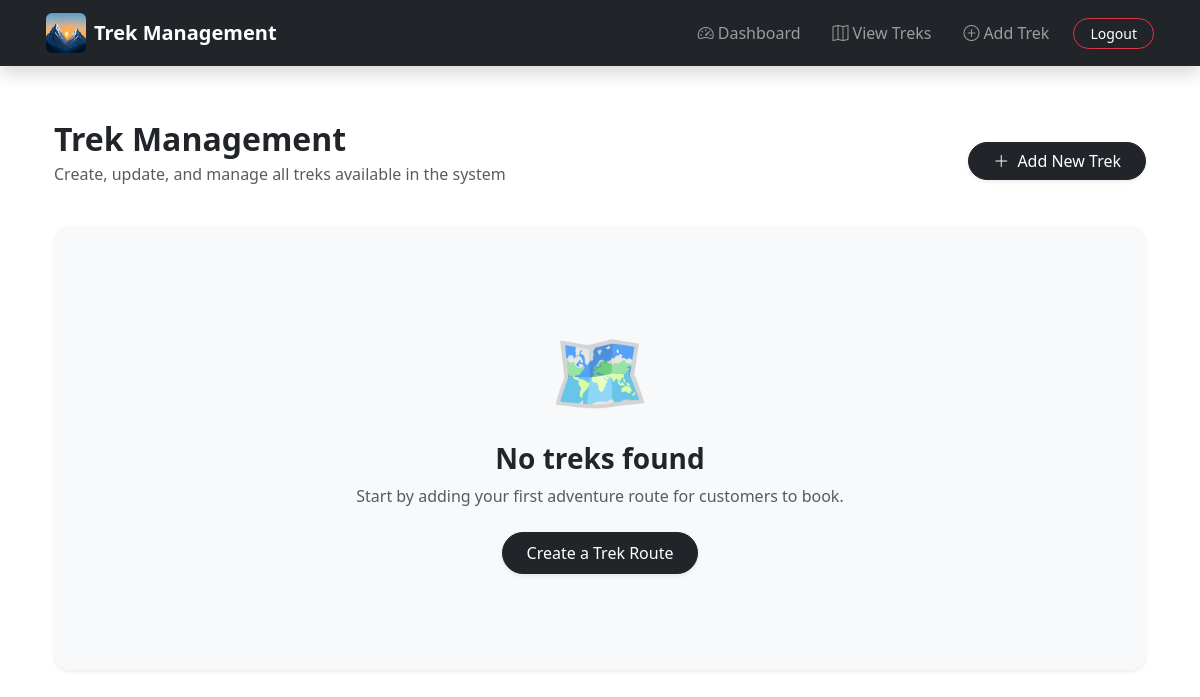
Before: /admin/treks (signed in) with the older database file.
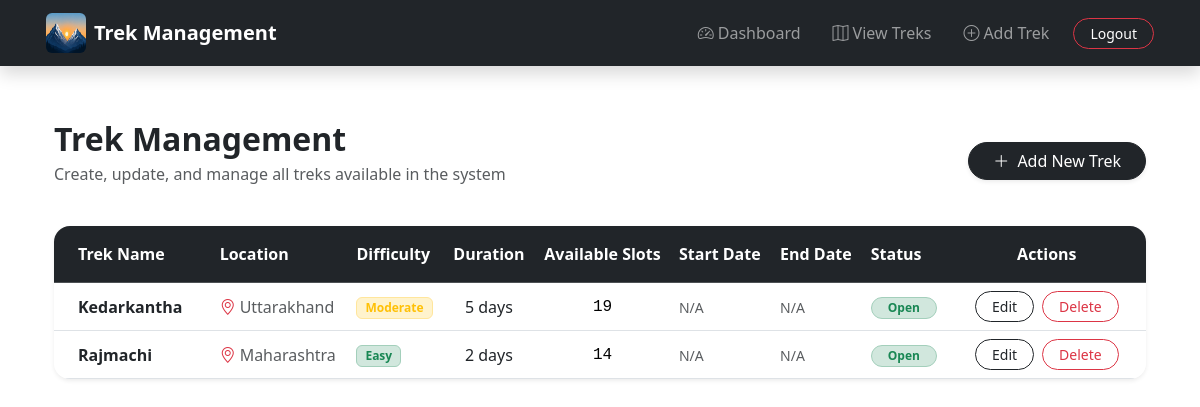
After: the same page with the newer database file.
### models.py (models this page shows, shortened)
class Trek(db.Model):
    __tablename__ = "treks"
    trek_id = db.Column(db.Integer, primary_key=True)
    trek_name = db.Column(db.String(200), nullable=False)
    location = db.Column(db.String(200))
    difficulty = db.Column(db.String(30))
    duration_days = db.Column(db.Integer)
    available_slots = db.Column(db.Integer)
    start_date = db.Column(db.Date)
    end_date = db.Column(db.Date)
    description = db.Column(db.Text)
    status = db.Column(db.String(30), default="Pending")
    bookings = db.relationship("Booking", back_populates="trek", lazy=True)
    reviews = db.relationship("Review", back_populates="trek", lazy=True)

### routes/admin.py (the view)
@admin.route("/treks")
def view_treks():
    if not verify_admin():
        flash("Please login first")
        return redirect(url_for("admin.login"))
    treks = Trek.query.all()
    return render_template("admin/treks.html", treks=treks)

### routes/admin.py (called while the page is built)
def verify_admin():
    if "admin_id" not in session or session.get("role") != "admin":
        return False
    return True

### templates/admin/treks.html (shortened to what this page needs)
{% extends "base.html" %}
{% block content %}
<div class="container py-4">
    <div class="row align-items-center mb-4">
        <div class="col-md-8">
            <h2 class="fw-bold text-dark mb-1">Trek Management</h2>
            <p class="text-muted">Create, update, and manage all treks available in the system</p>
        </div>
        <div class="col-md-4 text-md-end">
            <a href="{{ url_for('admin.add_trek') }}" class="btn btn-dark px-4 rounded-pill shadow-sm">
                <i class="bi bi-plus-lg me-1"></i> Add New Trek
            </a>
        </div>
    </div>
    {% if treks %}
        <div class="card border-0 shadow-sm rounded-4 overflow-hidden">
            <div class="card-body p-0">
                <div class="table-responsive">
                    <table class="table table-hover align-middle mb-0">
                        <thead class="table-dark">
                            <tr>
                                <th scope="col" class="py-3 px-4">Trek Name</th>
                                <th scope="col" class="py-3">Location</th>
                                <th scope="col" class="py-3">Difficulty</th>
                                <th scope="col" class="py-3 text-center">Duration</th>
                                <th scope="col" class="py-3 text-center">Available Slots</th>
                                <th scope="col" class="py-3">Start Date</th>
                                <th scope="col" class="py-3">End Date</th>
                                <th scope="col" class="py-3">Status</th>
                                <th scope="col" class="py-3 text-center px-4">Actions</th>
                            </tr>
                        </thead>
                        <tbody>
                            {% for trek in treks %}
                                <tr>
                                    <td class="fw-bold text-dark px-4">{{ trek.trek_name }}</td>
                                    <td>
                                        <span class="text-muted">
                                            <i class="bi bi-geo-alt me-1 text-danger"></i>{{ trek.location or 'N/A' }}
                                        </span>
                                    </td>
                                    <td>
                                        {% if trek.difficulty == 'Easy' %}
                                            <span class="badge bg-success-subtle text-success border border-success-subtle px-2 py-1.5 rounded">{{ trek.difficulty }}</span>
                                        {% elif trek.difficulty == 'Moderate' %}
                                            <span class="badge bg-warning-subtle text-warning border border-warning-subtle px-2 py-1.5 rounded">{{ trek.difficulty }}</span>
                                        {% elif trek.difficulty == 'Hard' %}
                                            <span class="badge bg-danger-subtle text-danger border border-danger-subtle px-2 py-1.5 rounded">{{ trek.difficulty }}</span>
                                        {% else %}
                                            <span class="badge bg-secondary-subtle text-secondary border border-secondary-subtle px-2 py-1.5 rounded">{{ trek.difficulty or 'N/A' }}</span>
                                        {% endif %}
                                    </td>
                                    <td class="text-center fw-medium text-dark">{{ trek.duration_days }} days</td>
                                    <td class="text-center font-monospace">{{ trek.available_slots }}</td>
                                    <td>
                                        <span class="small text-muted">{{ trek.start_date.strftime('%Y-%m-%d') if trek.start_date else 'N/A' }}</span>
                                    </td>
                                    <td>
                                        <span class="small text-muted">{{ trek.end_date.strftime('%Y-%m-%d') if trek.end_date else 'N/A' }}</span>
                                    </td>
                                    <td>
                                        {% if trek.status == 'Open' %}
                                            <span class="badge rounded-pill bg-success-subtle text-success border border-success-subtle px-3 py-1">Open</span>
                                        {% elif trek.status == 'Closed' %}
                                            <span class="badge rounded-pill bg-danger-subtle text-danger border border-danger-subtle px-3 py-1">Closed</span>
                                        {% else %}
                                            <span class="badge rounded-pill bg-secondary-subtle text-secondary border border-secondary-subtle px-3 py-1">{{ trek.status }}</span>
                                        {% endif %}
                                    </td>
                                    <td class="text-center px-4">
                                        <div class="d-flex align-items-center justify-content-center gap-2">
                                            <a href="{{ url_for('admin.edit_trek', trek_id=trek.trek_id) }}" class="btn btn-sm btn-outline-dark px-3 rounded-pill">
                                                Edit
                                            </a>
                                            <form action="{{ url_for('admin.delete_trek', trek_id=trek.trek_id) }}" method="POST" class="d-inline" onsubmit="return confirm('Are you sure you want to delete this trek?');">
                                                <button type="submit" class="btn btn-sm btn-outline-danger px-3 rounded-pill">
                                                    Delete
                                                </button>
                                            </form>
                                        </div>
                                    </td>
                                </tr>
                            {% endfor %}
                        </tbody>
                    </table>
                </div>
            </div>
        </div>
    {% else %}
        <div class="card border-0 shadow-sm rounded-4 p-5 text-center bg-light">
            <div class="py-5">
                <div class="mb-4">
                    <span class="display-1 text-muted">🗺️</span>
                </div>
                <h3 class="fw-bold text-dark">No treks found</h3>
                <p class="text-muted max-width-md mx-auto mb-4">Start by adding your first adventure route for customers to book.</p>
                <a href="{{ url_for('admin.add_trek') }}" class="btn btn-dark px-4 py-2 rounded-pill shadow-sm">
                    Create a Trek Route
                </a>
            </div>
        </div>
    {% endif %}
</div>
{% endblock %}

### templates/base.html (shortened to what this page needs)
<!DOCTYPE html>
<html lang="en">
<head>
<link href="https://cdn.jsdelivr.net/npm/bootstrap@5.3.7/dist/css/bootstrap.min.css" rel="stylesheet">
<link rel="stylesheet" href="https://cdn.jsdelivr.net/npm/bootstrap-icons@1.11.3/font/bootstrap-icons.min.css">
</head>
<body style="padding-top: 80px;">
<nav class="navbar navbar-expand-lg navbar-dark bg-dark fixed-top shadow">
    <div class="container px-3">
        {% if session.get('role') == 'admin' %}
            <a class="navbar-brand d-flex align-items-center" href="{{ url_for('admin.dashboard') }}">
        {% elif session.get('role') == 'user' %}
            <a class="navbar-brand d-flex align-items-center" href="{{ url_for('auth.user_dashboard') }}">
        {% else %}
            <a class="navbar-brand d-flex align-items-center" href="#">
        {% endif %}
            <img
                src="{{ url_for('static', filename='images/logo.jpg') }}"
                alt="Logo"
                width="40"
                height="40"
                class="me-2 rounded"
            >
            <span class="fw-bold">Trek Management</span>
        </a>
        <div class="collapse navbar-collapse" id="navbarText">
            <ul class="navbar-nav ms-auto mb-2 mb-lg-0 align-items-center">
                {% if session.get('role') == 'admin' %}
                    <li class="nav-item">
                        <a class="nav-link px-3" href="{{ url_for('admin.dashboard') }}">
                            <i class="bi bi-speedometer2 me-1"></i>Dashboard
                        </a>
                    </li>
                    <li class="nav-item">
                        <a class="nav-link px-3" href="{{ url_for('admin.view_treks') }}">
                            <i class="bi bi-map me-1"></i>View Treks
                        </a>
                    </li>
                    <li class="nav-item">
                        <a class="nav-link px-3" href="{{ url_for('admin.add_trek') }}">
                            <i class="bi bi-plus-circle me-1"></i>Add Trek
                        </a>
                    </li>
                    <li class="nav-item ms-2">
                        <a class="btn btn-outline-danger btn-sm px-3 rounded-pill text-white" href="{{ url_for('admin.logout') }}">
                            Logout
                        </a>
                    </li>
                {% endif %}
            </ul>
        </div>
    </div>
</nav>
<div class="container mt-3">
    {% block content %}
    {% endblock %}
</div>
</body>
</html>

Changed rows visible on the page:
added Trek: trek_name "Kedarkantha", location "Uttarakhand", difficulty "Moderate", duration_days "5", available_slots "19", start_date "N/A", end_date "N/A", status "Open"
added Trek: trek_name "Rajmachi", location "Maharashtra", difficulty "Easy", duration_days "2", available_slots "14", start_date "N/A", end_date "N/A", status "Open"
Other visible differences:
text no longer shown: "🗺️ No treks found Start by adding your first adventure route for customers to book. Create a Trek Route"
text now shown: "Trek Name Location Difficulty Duration Available Slots Start Date End Date Status Actions"
